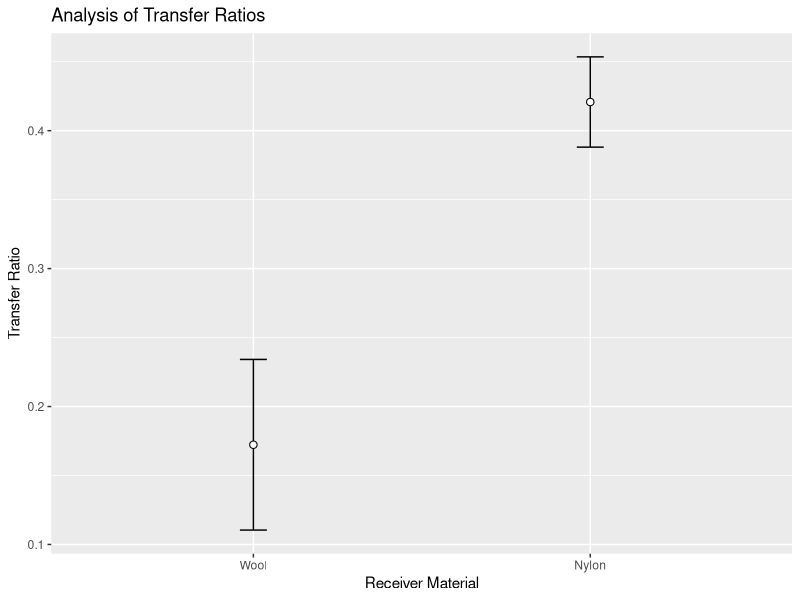
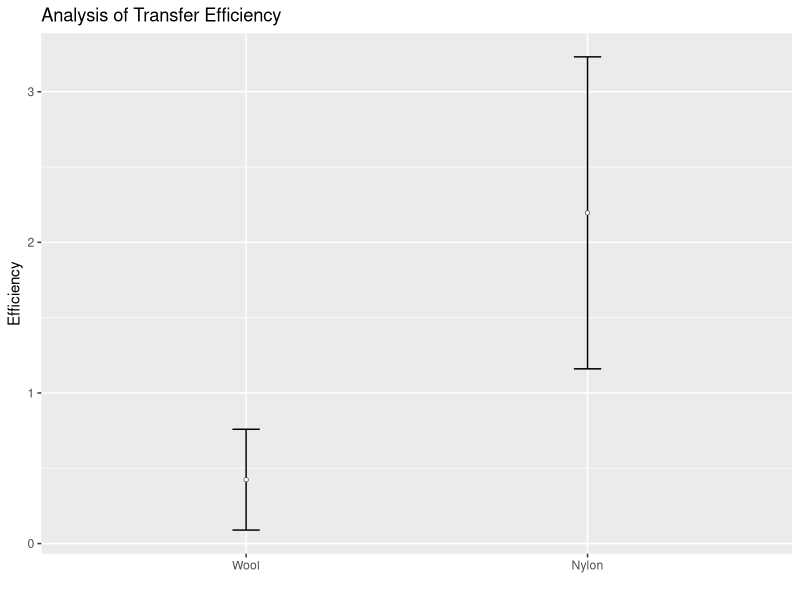
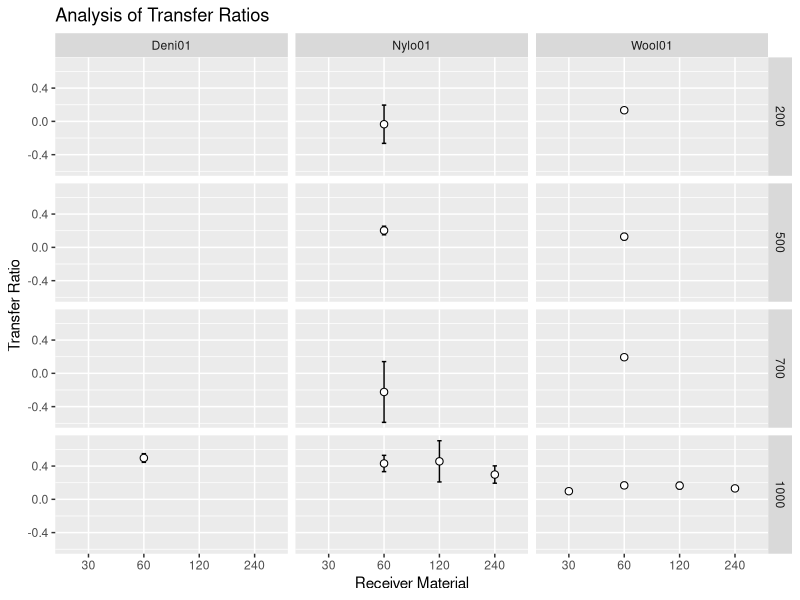
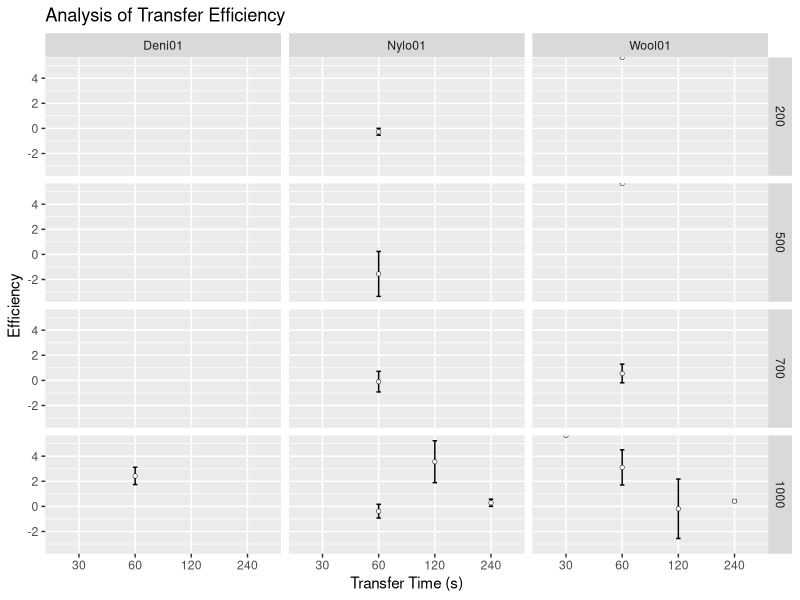
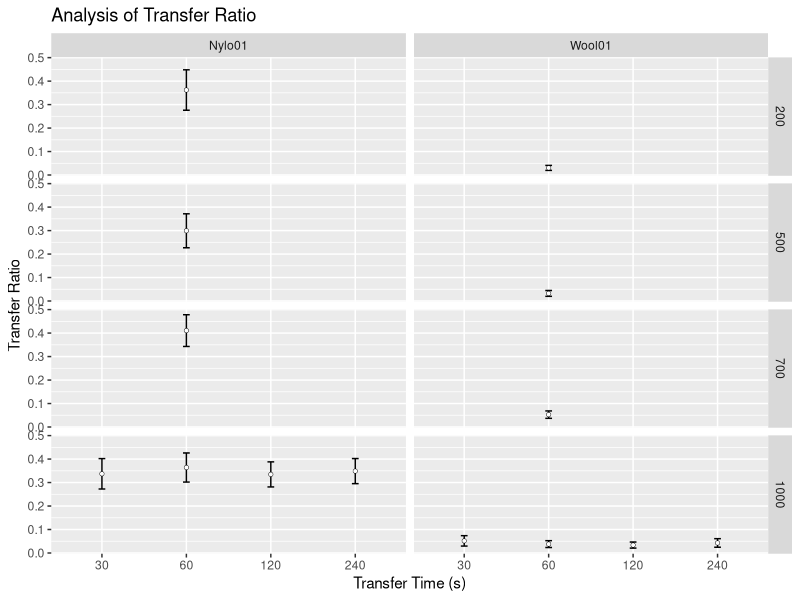
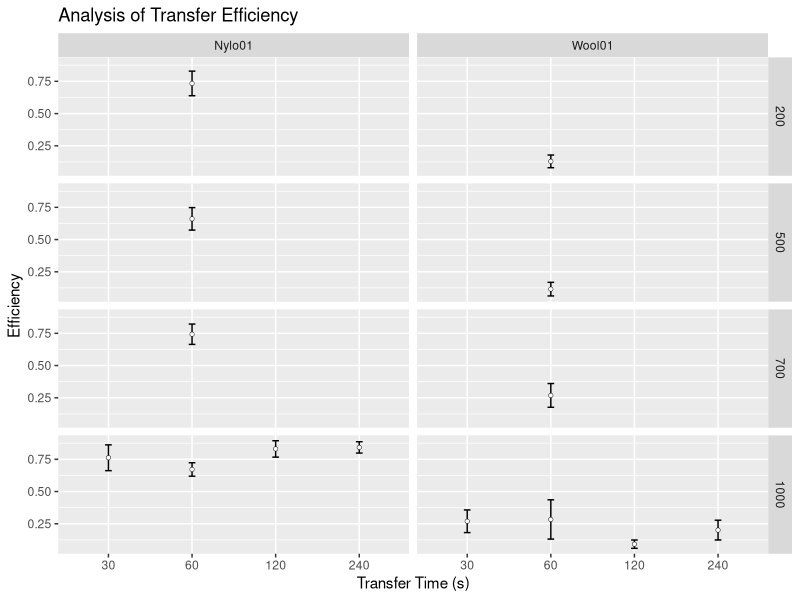
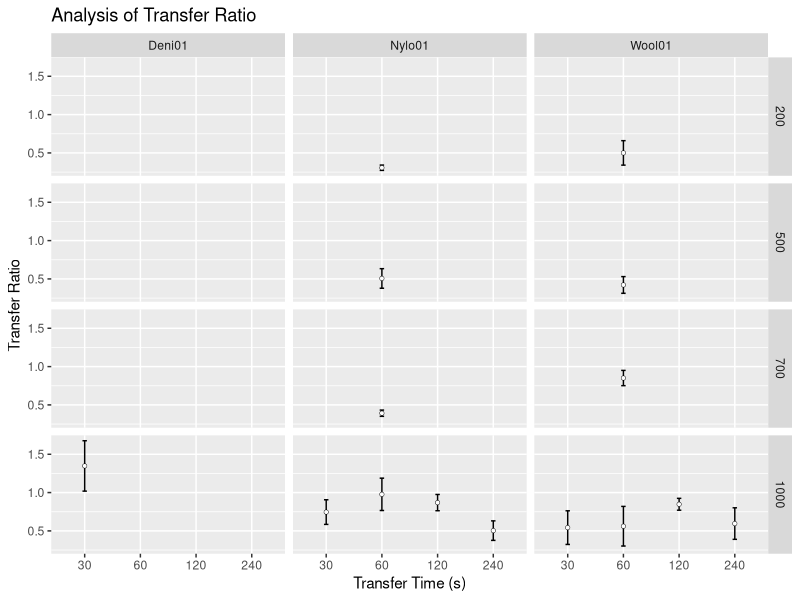
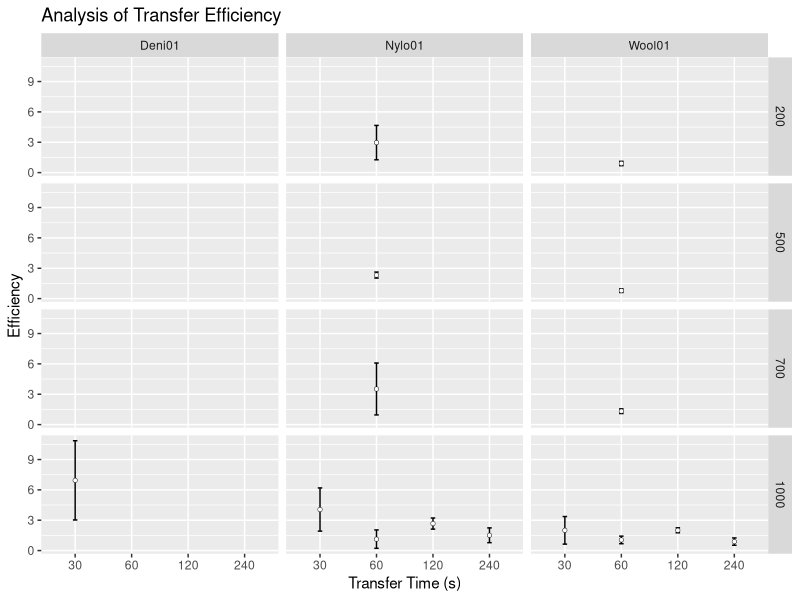

Write the R code that produced these figures, in order.
## ---- chunk 1
knitr::opts_chunk$set(echo = FALSE, message = FALSE, warning = FALSE)
# libraries
library(readxl)
library(plyr)
library(ggplot2)
library(forcats)
library(dplyr)
## ---- chunk 2
# functions
## Gives count, mean, standard deviation, standard error of the mean, and confidence interval (default 95%).
##   data: a data frame.
##   measurevar: the name of a column that contains the variable to be summariezed
##   groupvars: a vector containing names of columns that contain grouping variables
##   na.rm: a boolean that indicates whether to ignore NA's
##   conf.interval: the percent range of the confidence interval (default is 95%)
summarySE <- function(data=NULL, measurevar, groupvars=NULL, na.rm=FALSE,
                      conf.interval=.95, .drop=TRUE) {
    # New version of length which can handle NA's: if na.rm==T, don't count them
    length2 <- function (x, na.rm=FALSE) {
        if (na.rm) sum(!is.na(x))
        else       length(x)
    }

    # This does the summary. For each group's data frame, return a vector with
    # N, mean, and sd
    datac <- ddply(data, groupvars, .drop=.drop,
      .fun = function(xx, col) {
        c(N    = length2(xx[[col]], na.rm=na.rm),
          mean = mean   (xx[[col]], na.rm=na.rm),
          sd   = sd     (xx[[col]], na.rm=na.rm)
        )
      },
      measurevar
    )

    # Rename the "mean" column    
    datac <- plyr::rename(datac, c("mean" = measurevar))

    datac$se <- datac$sd / sqrt(datac$N)  # Calculate standard error of the mean

    # Confidence interval multiplier for standard error
    # Calculate t-statistic for confidence interval: 
    # e.g., if conf.interval is .95, use .975 (above/below), and use df=N-1
    ciMult <- qt(conf.interval/2 + .5, datac$N-1)
    datac$ci <- datac$se * ciMult

    return(datac)
}

## function to convert a (character) vector of 
## numbers into a factor ordered numerically
numericFactorOrder <- function(x) {
    
  u = unique(x)
  new.levels = u[order(as.numeric(u))]
  x = factor(x, levels=new.levels)
  return(x)
  
}

## calc std error
stdErr = function(x) {
  sd = sd(x)
  n = length(x)
  return(sd/sqrt(n))
}

## ---- chunk 3
# Read in ML's data
my.dat = read_xlsx("dat/20191030DatasetPaper.xlsx", sheet = "DataMl")

# only use the transfer experiments for Groups 1 & 2. Groups 3-6 are not 
# clear in what they are and don't fit with the rest. Mostly Persistence?
# TODO - deal with Groups 3-6 later
transfer.dat = my.dat %>% filter(Time == "00000" & Group %in% c(1,2)) %>%
  select(c("Substrate", "ObsType", "Count", "Mass", "Duration", "Group", "Repeat")) %>%
  rename(ObservationType = ObsType, 
         TransferTime = Duration,
         Experiment = Group,
         Replicate = Repeat)

knitr::kable(head(transfer.dat, 20), caption = "'Head' of ML's Transfer Data")

## ---- chunk 4

# fix column types
transfer.dat$Count = as.numeric(transfer.dat$Count)
transfer.dat$Experiment = as.character(transfer.dat$Experiment)
transfer.dat$Replicate = as.character(transfer.dat$Replicate)

# add a photoID column to keep track of which datapoint is which
photo.id = rep(paste0("P", seq(1:5)), as.integer(nrow(transfer.dat)/5+1))
transfer.dat = data.frame(PhotoID = photo.id[1:nrow(transfer.dat)], transfer.dat)

# split out each set of photos...
p1 = transfer.dat %>% filter(PhotoID == "P1") %>% select(Mass,TransferTime,Substrate,Experiment,Replicate,Count)
p2 = transfer.dat %>% filter(PhotoID == "P2") %>% select(Mass,TransferTime,Substrate,Experiment,Replicate,Count)
p3 = transfer.dat %>% filter(PhotoID == "P3") %>% select(Mass,TransferTime,Substrate,Experiment,Replicate,Count)
p4 = transfer.dat %>% filter(PhotoID == "P4") %>% select(Mass,TransferTime,Substrate,Experiment,Replicate,Count)
p5 = transfer.dat %>% filter(PhotoID == "P5") %>% select(Mass,TransferTime,Substrate,Experiment,Replicate,Count)

# ...and merge
merge.dat = data.frame(p5[,c("Mass","TransferTime","Substrate","Experiment","Replicate")], p1$Count, p2$Count, p3$Count, p4$Count, p5$Count)
names(merge.dat) = c("Mass","TransferTime","Substrate","Experiment","Replicate","P1","P2","P3","P4","P5")

all.dat = cbind(Name = rep("A",nrow(merge.dat)), merge.dat)


# calculate the Transfer Ratios and Efficiencies
# NB: the summarise() function can be problematic here, if plyr is loaded
#     after dplyr. Check that first if this stops working.
final.dat = merge.dat %>% group_by(Mass, TransferTime, Experiment, Replicate) %>% summarise(Donor = P3 - P1, Receiver = P5 - P2, Donor_post = P3 - P4) %>% mutate(Ratio = Receiver/Donor, Efficiency = Receiver/Donor_post)

summ.dat = summarySE(final.dat, measurevar = "Ratio", groupvars = c("Experiment"))
ratio.dat = summ.dat[, -1]
ratio.dat = cbind(Mass = rep(1000,2), TransferTime = rep(60,2), Substrate = c("Wool01", "Nylo01"), ratio.dat)


knitr::kable(ratio.dat, caption = "Summary Data for ML Transfer Ratios")
## ---- chunk 5

ggplot(summ.dat, aes(x = Experiment, y = Ratio)) + 
  geom_point(size=2.2) +
  geom_errorbar(aes(ymin = Ratio-se, ymax = Ratio+se), width = 0.08) +
  geom_point(colour = "white") +
  scale_x_discrete(labels = c("Wool", "Nylon")) +
  labs(title = "Analysis of Transfer Ratios",
       x = "Receiver Material",
       y = "Transfer Ratio")

## ---- chunk 6

eff.dat = summarySE(final.dat, measurevar = "Efficiency", groupvars = c("Experiment"))

#eff.dat
ggplot(eff.dat, aes(x = Experiment, y = Efficiency)) + 
  geom_point(size=1) +
  geom_errorbar(aes(ymin = Efficiency-se, ymax = Efficiency+se), width = 0.08) +
  geom_point(colour = "white", size = 0.7) +
  scale_x_discrete(labels = c("Wool", "Nylon")) +
  labs(title = "Analysis of Transfer Efficiency",
       x = "",
       y = "Efficiency") 

## ---- chunk 7
# Read in SD's data
my.dat = read_xlsx("dat/20191030DatasetPaper.xlsx", sheet = "DataSd", trim_ws = TRUE)

# only use the transfer experiments for Groups 8-22. Groups 1-7 have no 
# count data and group 23 is incomplete, only one replicate
# TODO - deal with Groups 3-6 later
transfer.dat = my.dat %>% filter(Time == 0 & Group > 8 & Group < 23) %>% select(c("Substrate", "ObsType", "Count", "Mass", "Duration", "Group", "Repeat")) %>%
  rename(ObservationType = ObsType, 
         TransferTime = Duration,
         Experiment = Group,
         Replicate = Repeat)

knitr::kable(head(transfer.dat, 20), caption = "'Head' of SD's Transfer Data")

## ---- chunk 8

# fix column types
transfer.dat$Count = as.numeric(transfer.dat$Count)
transfer.dat$TransferTime = as.numeric(transfer.dat$TransferTime)
transfer.dat$Mass = as.numeric(transfer.dat$Mass)
transfer.dat$Experiment = as.character(transfer.dat$Experiment)
transfer.dat$Replicate = as.character(transfer.dat$Replicate)

# rename Denm01 to Deni01 to match others
transfer.dat[transfer.dat$Substrate == "Denm01", 1] <- "Deni01"

# add a photoID column to keep track of which datapoint is which
photo.id = rep(paste0("P", seq(1:5)), as.integer(nrow(transfer.dat)/5+1))
transfer.dat = data.frame(PhotoID = photo.id[1:nrow(transfer.dat)], transfer.dat)

# split out each set of photos...
p1 = transfer.dat %>% filter(PhotoID == "P1") %>% select(Mass,TransferTime,Substrate,Experiment,Replicate,Count)
p2 = transfer.dat %>% filter(PhotoID == "P2") %>% select(Mass,TransferTime,Substrate,Experiment,Replicate,Count)
p3 = transfer.dat %>% filter(PhotoID == "P3") %>% select(Mass,TransferTime,Substrate,Experiment,Replicate,Count)
p4 = transfer.dat %>% filter(PhotoID == "P4") %>% select(Mass,TransferTime,Substrate,Experiment,Replicate,Count)
p5 = transfer.dat %>% filter(PhotoID == "P5") %>% select(Mass,TransferTime,Substrate,Experiment,Replicate,Count)

# ...and merge
merge.dat = data.frame(p5[,c("Mass","TransferTime","Substrate","Experiment","Replicate")], p1$Count, p2$Count, p3$Count, p4$Count, p5$Count)
names(merge.dat) = c("Mass","TransferTime","Substrate","Experiment","Replicate","P1","P2","P3","P4","P5")

all.dat = rbind(all.dat, data.frame(Name = rep("B",nrow(merge.dat)), merge.dat))

# calculate the Transfer Ratios and Efficiencies
# NB: the summarise() function can be problematic here, if plyr is loaded
#     after dplyr. Check that first if this stops working.
final.dat = merge.dat %>% group_by(Mass, TransferTime, Substrate, Replicate) %>% summarise(Donor = P3 - P1, Receiver = P5 - P2, Donor_post = P3 - P4) %>% mutate(Ratio = Receiver/Donor, Efficiency = Receiver/Donor_post)

ratio.dat = summarySE(final.dat, measurevar = "Ratio", groupvars = c("Mass", "TransferTime", "Substrate"))

knitr::kable(ratio.dat, caption = "Summary Data for ML Transfer Ratios")
## ---- chunk 9

ggplot(ratio.dat, aes(x = numericFactorOrder(TransferTime), y = Ratio)) + 
  geom_point(size=2.2) +
  geom_errorbar(aes(ymin = Ratio-se, ymax = Ratio+se), width = 0.08) +
  geom_point(colour = "white") +
  labs(title = "Analysis of Transfer Ratios",
       x = "Receiver Material",
       y = "Transfer Ratio") +
  facet_grid(numericFactorOrder(Mass) ~ Substrate)


## ---- chunk 10

eff.dat = summarySE(final.dat, measurevar = "Efficiency", groupvars = c("Mass","TransferTime","Substrate"))
knitr::kable(eff.dat, caption = "Efficiency data for SD")

ggplot(eff.dat, aes(x = numericFactorOrder(TransferTime), y = Efficiency)) + 
  geom_point(size=1) +
  geom_errorbar(aes(ymin = Efficiency-se, ymax = Efficiency+se), width = 0.08) +
  geom_point(colour = "white", size = 0.7) +
#  scale_x_discrete(labels = c("Wool", "Nylon")) +
  labs(title = "Analysis of Transfer Efficiency",
       x = "Transfer Time (s)",
       y = "Efficiency") +
  facet_grid(numericFactorOrder(Mass) ~ Substrate)


## ---- chunk 11
# Read in Bh's data
my.dat = read_xlsx("dat/NorBhCleanDataset.xlsx", sheet = "Data", trim_ws = TRUE, col_types = "text")

# Fix the column name for Time - seems to have extra spaces
my.dat = rename(my.dat, Mass = `Mass (g)`)
my.dat = rename(my.dat, TransferTime = `TransferTime (s)`)
my.dat = rename(my.dat, PersistenceTime = `PersistenceTime (min)`)
#colnames(my.dat)

# only use the Transfer data (PersistenceTime == "0") 
transfer.dat = my.dat %>% filter(PersistenceTime == 0) %>% select(c("Substrate", "ObservationType", "Count", "Mass", "TransferTime", "Experiment", "Replicate")) 

knitr::kable(head(transfer.dat,20), caption = "'Head' of BH's Transfer Data")

## ---- chunk 12
# fix column types
transfer.dat$Count = as.numeric(transfer.dat$Count)
transfer.dat$Experiment = as.character(transfer.dat$Experiment)
transfer.dat$Replicate = as.character(transfer.dat$Replicate)

# add a photoID column to keep track of which datapoint is which
photo.id = rep(paste0("P", seq(1:5)), as.integer(nrow(transfer.dat)/5+1))
transfer.dat = data.frame(PhotoID = photo.id[1:nrow(transfer.dat)], transfer.dat)

# split out each set of photos...
p1 = transfer.dat %>% filter(PhotoID == "P1") %>% select(Mass,TransferTime,Substrate,Experiment,Replicate,Count)
p2 = transfer.dat %>% filter(PhotoID == "P2") %>% select(Mass,TransferTime,Substrate,Experiment,Replicate,Count)
p3 = transfer.dat %>% filter(PhotoID == "P3") %>% select(Mass,TransferTime,Substrate,Experiment,Replicate,Count)
p4 = transfer.dat %>% filter(PhotoID == "P4") %>% select(Mass,TransferTime,Substrate,Experiment,Replicate,Count)
p5 = transfer.dat %>% filter(PhotoID == "P5") %>% select(Mass,TransferTime,Substrate,Experiment,Replicate,Count)

# ...and merge
merge.dat = data.frame(p5[,c("Mass","TransferTime","Substrate","Experiment","Replicate")], p1$Count, p2$Count, p3$Count, p4$Count, p5$Count)
names(merge.dat) = c("Mass","TransferTime","Substrate","Experiment","Replicate","P1","P2","P3","P4","P5")

all.dat = rbind(all.dat, data.frame(Name = rep("C",nrow(merge.dat)), merge.dat))

# calculate the Transfer Ratios and Efficiencies
# NB: the summarise() function can be problematic here, if plyr is loaded
#     after dplyr. Check that first if this stops working.
final.dat = merge.dat %>% group_by(Mass, TransferTime, Substrate, Replicate) %>% summarise(Donor = P3 - P1, Receiver = P5 - P2, Donor_post = P3 - P4) %>% mutate(Ratio = Receiver/Donor, Efficiency = Receiver/Donor_post)

ratio.dat = summarySE(final.dat, measurevar = "Ratio", groupvars = c("Mass","TransferTime","Substrate"))

knitr::kable(ratio.dat, caption = "Summary Data for BH Transfer Ratios")
## ---- chunk 13

ggplot(ratio.dat, aes(x = numericFactorOrder(TransferTime), y = Ratio)) + 
  geom_point(size=1) +
  geom_errorbar(aes(ymin = Ratio-se, ymax = Ratio+se), width = 0.08) +
  geom_point(colour = "white", size = 0.7) +
#  scale_x_discrete(labels = c("Wool", "Nylon")) +
  labs(title = "Analysis of Transfer Ratio",
       x = "Transfer Time (s)",
       y = "Transfer Ratio") +
  facet_grid(numericFactorOrder(Mass) ~ Substrate)


## ---- chunk 14

eff.dat = summarySE(final.dat, measurevar = "Efficiency", groupvars = c("Mass","TransferTime","Substrate"))

knitr::kable(eff.dat, caption = "Efficiency data for SD")

ggplot(eff.dat, aes(x = numericFactorOrder(TransferTime), y = Efficiency)) + 
  geom_point(size=1) +
  geom_errorbar(aes(ymin = Efficiency-se, ymax = Efficiency+se), width = 0.08) +
  geom_point(colour = "white", size = 0.7) +
#  scale_x_discrete(labels = c("Wool", "Nylon")) +
  labs(title = "Analysis of Transfer Efficiency",
       x = "Transfer Time (s)",
       y = "Efficiency") +
  facet_grid(numericFactorOrder(Mass) ~ Substrate)


## ---- chunk 15
# Read in Sg's data
my.dat = read_xlsx("dat/StrSgCleanDataset.xlsx", sheet = "Data", trim_ws = TRUE, col_types = "text")

# Fix the column name for Time - seems to have extra spaces
my.dat = rename(my.dat, Mass = `Mass (g)`)
my.dat = rename(my.dat, TransferTime = `TransferTime (s)`)
my.dat = rename(my.dat, PersistenceTime = `PersistenceTime (min)`)
#colnames(my.dat)

# only use the Transfer data (PersistenceTime == "0") 
transfer.dat = my.dat %>% filter(PersistenceTime == 0) %>% select(c("Substrate", "ObservationType", "Count", "Mass", "TransferTime", "Experiment", "Replicate"))

# also remove expt 16 as it is incomplete
transfer.dat = transfer.dat[as.numeric(transfer.dat$Experiment) < 16,]

knitr::kable(head(transfer.dat,20), caption = "'Head' of SG's Transfer Data")

## ---- chunk 16
# fix column types
transfer.dat$Count = as.numeric(transfer.dat$Count)
transfer.dat$Experiment = as.character(transfer.dat$Experiment)
transfer.dat$Replicate = as.character(transfer.dat$Replicate)

# add a photoID column to keep track of which datapoint is which
photo.id = rep(paste0("P", seq(1:5)), as.integer(nrow(transfer.dat)/5+1))
transfer.dat = data.frame(PhotoID = photo.id[1:nrow(transfer.dat)], transfer.dat)

# split out each set of photos...
p1 = transfer.dat %>% filter(PhotoID == "P1") %>% select(Mass,TransferTime,Substrate,Experiment,Replicate,Count)
p2 = transfer.dat %>% filter(PhotoID == "P2") %>% select(Mass,TransferTime,Substrate,Experiment,Replicate,Count)
p3 = transfer.dat %>% filter(PhotoID == "P3") %>% select(Mass,TransferTime,Substrate,Experiment,Replicate,Count)
p4 = transfer.dat %>% filter(PhotoID == "P4") %>% select(Mass,TransferTime,Substrate,Experiment,Replicate,Count)
p5 = transfer.dat %>% filter(PhotoID == "P5") %>% select(Mass,TransferTime,Substrate,Experiment,Replicate,Count)

# ...and merge
merge.dat = data.frame(p5[,c("Mass","TransferTime","Substrate","Experiment","Replicate")], p1$Count, p2$Count, p3$Count, p4$Count, p5$Count)
names(merge.dat) = c("Mass","TransferTime","Substrate","Experiment","Replicate","P1","P2","P3","P4","P5")

all.dat = rbind(all.dat, data.frame(Name = rep("D",nrow(merge.dat)), merge.dat))

# calculate the Transfer Ratios and Efficiencies
# NB: the summarise() function can be problematic here, if plyr is loaded
#     after dplyr. Check that first if this stops working.
final.dat = merge.dat %>% group_by(Mass, TransferTime, Substrate, Replicate) %>% summarise(Donor = P3 - P1, Receiver = P5 - P2, Donor_post = P3 - P4) %>% mutate(Ratio = Receiver/Donor, Efficiency = Receiver/Donor_post)

ratio.dat = summarySE(final.dat, measurevar = "Ratio", groupvars = c("Mass","TransferTime","Substrate"))

knitr::kable(ratio.dat, caption = "Summary Data for SG Transfer Ratios")
## ---- chunk 17

ggplot(ratio.dat, aes(x = numericFactorOrder(TransferTime), y = Ratio)) + 
  geom_point(size=1) +
  geom_errorbar(aes(ymin = Ratio-se, ymax = Ratio+se), width = 0.08) +
  geom_point(colour = "white", size = 0.7) +
#  scale_x_discrete(labels = c("Wool", "Nylon")) +
  labs(title = "Analysis of Transfer Ratio",
       x = "Transfer Time (s)",
       y = "Transfer Ratio") +
  facet_grid(numericFactorOrder(Mass) ~ Substrate)


## ---- chunk 18

eff.dat = summarySE(final.dat, measurevar = "Efficiency", groupvars = c("Mass","TransferTime","Substrate"))
eff.dat = cbind(Name = rep("D", nrow(eff.dat)), eff.dat)

knitr::kable(eff.dat, caption = "Efficiency data for SG")

ggplot(eff.dat, aes(x = numericFactorOrder(TransferTime), y = Efficiency)) + 
  geom_point(size=1) +
  geom_errorbar(aes(ymin = Efficiency-se, ymax = Efficiency+se), width = 0.08) +
  geom_point(colour = "white", size = 0.7) +
#  scale_x_discrete(labels = c("Wool", "Nylon")) +
  labs(title = "Analysis of Transfer Efficiency",
       x = "Transfer Time (s)",
       y = "Efficiency") +
  facet_grid(numericFactorOrder(Mass) ~ Substrate)


## ---- chunk 19
# Read in Em's data
my.dat = read_xlsx("dat/StrEmCleanDataset.xlsx", sheet = "DataEm", trim_ws = TRUE, col_types = "text")

# Fix the column name for Time - seems to have extra spaces
my.dat = rename(my.dat, Mass = `Mass (g)`)
my.dat = rename(my.dat, TransferTime = `TransferTime (s)`)
my.dat = rename(my.dat, PersistenceTime = `PersistenceTime (min)`)
#colnames(my.dat)

# only use the Transfer data (PersistenceTime == "0") 
transfer.dat = my.dat %>% filter(PersistenceTime == 0) %>% select(c("Substrate", "ObservationType", "Count", "Mass", "TransferTime", "Experiment", "Replicate", "Note"))

# also remove expt 16 as it is incomplete
#transfer.dat = transfer.dat[as.numeric(transfer.dat$Experiment) < 16,]

knitr::kable(head(transfer.dat, 20), caption = "'Head' of EM's Transfer Data")

## ---- chunk 20
# fix column types
transfer.dat$Count = as.numeric(transfer.dat$Count)
transfer.dat$Experiment = as.character(transfer.dat$Experiment)
transfer.dat$Replicate = as.character(transfer.dat$Replicate)

# add a photoID column to keep track of which datapoint is which
photo.id = rep(paste0("P", seq(1:5)), as.integer(nrow(transfer.dat)/5+1))
transfer.dat = data.frame(PhotoID = photo.id[1:nrow(transfer.dat)], transfer.dat)

# split out each set of photos...
p1 = transfer.dat %>% filter(PhotoID == "P1") %>% select(Mass,TransferTime,Substrate,Experiment,Replicate,Note,Count)
p2 = transfer.dat %>% filter(PhotoID == "P2") %>% select(Mass,TransferTime,Substrate,Experiment,Replicate,Note,Count)
p3 = transfer.dat %>% filter(PhotoID == "P3") %>% select(Mass,TransferTime,Substrate,Experiment,Replicate,Note,Count)
p4 = transfer.dat %>% filter(PhotoID == "P4") %>% select(Mass,TransferTime,Substrate,Experiment,Replicate,Note,Count)
p5 = transfer.dat %>% filter(PhotoID == "P5") %>% select(Mass,TransferTime,Substrate,Experiment,Replicate,Note,Count)

# ...and merge
merge.dat = data.frame(p5[,c("Mass","TransferTime","Substrate","Experiment","Replicate", "Note")], p1$Count, p2$Count, p3$Count, p4$Count, p5$Count)
names(merge.dat) = c("Mass","TransferTime","Substrate","Experiment","Replicate", "Note","P1","P2","P3","P4","P5")

# this is a little more complicated as need select only C1
# data and then remove the note column before combining
# with the other datasets
em.dat = merge.dat[merge.dat$Note == 'C1',]
em.dat = em.dat[, -6]
all.dat = rbind(all.dat, data.frame(Name = rep("E",nrow(em.dat)), em.dat))

# calculate the Transfer Ratios and Efficiencies
# NB: the summarise() function can be problematic here, if plyr is loaded
#     after dplyr. Check that first if this stops working.
final.dat = merge.dat %>% group_by(Mass, TransferTime, Experiment, Substrate, Replicate, Note) %>% summarise(Donor = P3 - P1, Receiver = P5 - P2, Donor_post = P3 - P4) %>% mutate(Ratio = Receiver/Donor, Efficiency = Receiver/Donor_post)

ratio.dat = summarySE(final.dat, measurevar = "Ratio", groupvars = c("Mass","TransferTime","Substrate", "Experiment", "Note"))
# remove experimental conditions with < 2 replicates.
ratio.dat = ratio.dat[ratio.dat$N > 1,]

knitr::kable(ratio.dat, caption = "Summary Data for EM Transfer Ratios")
## ---- chunk 21

ggplot(ratio.dat[ratio.dat$Note == 'C1',], aes(x = numericFactorOrder(TransferTime), y = Ratio)) + 
  geom_point(size=1) +
  geom_errorbar(aes(ymin = Ratio-se, ymax = Ratio+se), width = 0.08) +
  geom_point(colour = "white", size = 0.7) +
#  scale_x_discrete(labels = c("Wool", "Nylon")) +
  labs(title = "Analysis of Transfer Ratio - C1",
       x = "Transfer Time (s)",
       y = "Transfer Ratio") +
  facet_grid(numericFactorOrder(Mass) ~ Substrate)

ggplot(ratio.dat[ratio.dat$Note == 'C2',], aes(x = numericFactorOrder(TransferTime), y = Ratio)) + 
  geom_point(size=1) +
  geom_errorbar(aes(ymin = Ratio-se, ymax = Ratio+se), width = 0.08) +
  geom_point(colour = "white", size = 0.7) +
#  scale_x_discrete(labels = c("Wool", "Nylon")) +
  labs(title = "Analysis of Transfer Ratio - C2",
       x = "Transfer Time (s)",
       y = "Transfer Ratio") +
  facet_grid(numericFactorOrder(Mass) ~ Substrate)


## ---- chunk 22

eff.dat = summarySE(final.dat, measurevar = "Efficiency", groupvars = c("Mass","TransferTime","Substrate"))

knitr::kable(eff.dat, caption = "Efficiency data for EM")

ggplot(eff.dat, aes(x = numericFactorOrder(TransferTime), y = Efficiency)) + 
  geom_point(size=1) +
  geom_errorbar(aes(ymin = Efficiency-se, ymax = Efficiency+se), width = 0.08) +
  geom_point(colour = "white", size = 0.7) +
#  scale_x_discrete(labels = c("Wool", "Nylon")) +
  labs(title = "Analysis of Transfer Efficiency",
       x = "Transfer Time (s)",
       y = "Efficiency") +
  facet_grid(numericFactorOrder(Mass) ~ Substrate)


## ---- chunk 23

all.dat$Mass = as.numeric(all.dat$Mass)
all.dat$TransferTime = as.numeric(all.dat$TransferTime)


# calc transfer ratios and efficiencies
all.final = all.dat %>% group_by(Name, Mass, TransferTime, Experiment, Substrate, Replicate) %>%
  summarise(Donor = P3 - P1, Receiver = P5 - P2, Donor_post = P3 - P4) %>% mutate(Ratio = Receiver/Donor, Efficiency = Receiver/Donor_post)

# aggregate over replicates
all.ratio = all.final %>% 
  group_by(Name, Mass, TransferTime, Substrate) %>%
  summarise(N = n(), ratio = mean(Ratio), se = stdErr(Ratio))

wool.dat = all.ratio %>% filter(Mass == 1000 & Substrate == "Wool01")
#wool.dat

mytheme = theme_minimal() +
  theme(panel.grid.minor = element_blank(),
        panel.grid.major.x = element_blank(),
        axis.title = element_text(size = 13, face = "bold"),
        axis.text = element_text(size = 11),
        legend.title = element_blank())


ggplot(wool.dat[wool.dat$TransferTime != '10',], aes(x=numericFactorOrder(TransferTime), y = ratio, group = Name, colour = Name, shape=Name)) +
  geom_point(size = 2, position = position_dodge(0.3)) +
  geom_errorbar(aes(ymin = ratio-se, ymax = ratio+se), width = 0.08, position = position_dodge(0.3)) +
  scale_shape_manual(values = c(0, 1, 2, 5, 6)) +
  labs(title = "Transfer Ratio for Cotton to Wool",
       subtitle = "For 1000g Mass",
       x = "Transfer Time (s)",
       y = "Transfer Ratio") +
  mytheme

ggsave("fig1.png")

## ---- chunk 24

nylon.dat = all.ratio %>% filter(Mass == 1000 & Substrate == "Nylo01")
#nylon.dat

ggplot(nylon.dat[nylon.dat$TransferTime != '10',], aes(x=numericFactorOrder(TransferTime), y = ratio, group = Name, colour = Name, shape=Name)) +
  geom_point(size = 2, position = position_dodge(0.3)) +
  geom_errorbar(aes(ymin = ratio-se, ymax = ratio+se), width = 0.08, position = position_dodge(0.3)) +
  scale_shape_manual(values = c(0, 1, 2, 5, 6)) +
  labs(title = "Transfer Ratio for Cotton to Nylon",
       subtitle = "For 1000g Mass",
       x = "Transfer Time (s)",
       y = "Transfer Ratio") +
  mytheme

ggsave("fig2.png")

## ---- chunk 25

wool60.dat = all.ratio %>% filter(TransferTime == 60 & Substrate == "Wool01")
#wool60.dat

ggplot(wool60.dat, aes(x=numericFactorOrder(Mass), y = ratio, group = Name, colour = Name, shape=Name)) +
  geom_point(position = position_dodge(0.3)) +
  geom_errorbar(aes(ymin = ratio-se, ymax = ratio+se), width = 0.08, position = position_dodge(0.3)) +
  scale_shape_manual(values = c(0, 1, 2, 5, 6)) +
  labs(title = "Transfer Ratio for Cotton to Wool",
       subtitle = "For 60s Transfer Time",
       x = "Mass (g)",
       y = "Transfer Ratio") +
  mytheme

ggsave("fig3.png")

## ---- chunk 26

nylon60.dat = all.ratio %>% filter(TransferTime == 60 & Substrate == "Nylo01")
#nylon60.dat

ggplot(nylon60.dat, aes(x=numericFactorOrder(Mass), y = ratio, group = Name, colour = Name, shape=Name)) +
  geom_point(position = position_dodge(0.3)) +
  geom_errorbar(aes(ymin = ratio-se, ymax = ratio+se), width = 0.08, position = position_dodge(0.3)) +
  scale_shape_manual(values = c(0, 1, 2, 5, 6)) +
  labs(title = "Transfer Ratio for Cotton to Nylon",
       subtitle = "For 60s Transfer Time",
       x = "Mass (g)",
       y = "Transfer Ratio") +
  mytheme

ggsave("fig4.png")

## ---- chunk 27

# plot boxplots
ggplot(all.ratio %>% 
  filter(Substrate != "Deni01"), aes(x=Name, y=ratio, fill = Substrate)) +
  geom_boxplot() +
  labs(title = "Transfer Ratio by Experiment and Substrate",
       x = "Experiment",
       y = "Transfer Ratio") +
  mytheme

ggsave("fig5.png")
#kruskal.test(Ratio ~ Substrate, data = all.ratio.tmp)
## ---- chunk 28

ggplot(all.dat, aes(x=P3)) + geom_density() +
  labs(title = "Distribution of Particle Counts",
       substitle = "Photo 3",
       x = "") +
  facet_grid(Name ~ ., scales = "free_y")

## ---- chunk 29

# for better labelling add a new mass column with a 'g'
all.ratio$Massg = paste0(all.ratio$Mass, "g")

ggplot(all.ratio, aes(x = numericFactorOrder(TransferTime), y = ratio, group = Name, colour = Name)) + 
  geom_point(size=1, position = position_dodge(0.3)) +
  geom_errorbar(aes(ymin = ratio-se, ymax = ratio+se), width = 0.08, position = position_dodge(0.3)) +
#  geom_point(colour = "white", size = 0.7, position = position_dodge(0.2)) +
#  scale_x_discrete(labels = c("Wool", "Nylon")) +
  labs(title = "Analysis of Transfer Ratio",
       x = "Transfer Time (s)",
       y = "Transfer Ratio") +
  facet_grid(fct_reorder(Massg, Mass) ~ Substrate) +
  mytheme +
  theme(strip.background = element_rect(fill = "lightblue", colour = "black"))


## ---- chunk 30

# first calc the efficiency data
all.eff = all.final %>% 
  group_by(Name, Mass, TransferTime, Substrate) %>%
  summarise(N = n(), efficiency = mean(Efficiency), se = stdErr(Efficiency))


nylon.eff.dat = all.eff %>% filter(Mass == 1000 & Substrate == "Nylo01")
#nylon.eff.dat

ggplot(nylon.eff.dat[nylon.eff.dat$TransferTime != '10',], aes(x=numericFactorOrder(TransferTime), y = efficiency, group = Name, colour = Name, shape=Name)) +
  geom_point(size = 2, position = position_dodge(0.3)) +
  geom_errorbar(aes(ymin = efficiency-se, ymax = efficiency+se), width = 0.08, position = position_dodge(0.3)) +
  scale_shape_manual(values = c(0, 1, 2, 5, 6)) +
  labs(title = "Transfer Efficiency for Cotton to Nylon",
       subtitle = "For 1000g Mass",
       x = "Transfer Time (s)",
       y = "Transfer Efficiency") +
  mytheme

ggsave("fig5.png")

## ---- chunk 31

wool.eff.dat = all.eff %>% filter(Mass == 1000 & Substrate == "Wool01")
#nylon.eff.dat

ggplot(wool.eff.dat[wool.eff.dat$TransferTime != '10',], aes(x=numericFactorOrder(TransferTime), y = efficiency, group = Name, colour = Name, shape=Name)) +
  geom_point(size = 2, position = position_dodge(0.3)) +
  geom_errorbar(aes(ymin = efficiency-se, ymax = efficiency+se), width = 0.08, position = position_dodge(0.3)) +
  scale_shape_manual(values = c(0, 1, 2, 5, 6)) +
  labs(title = "Transfer Efficiency for Cotton to Wool",
       subtitle = "For 1000g Mass",
       x = "Transfer Time (s)",
       y = "Transfer Efficiency") +
  mytheme

## ---- chunk 32

all.eff$Massg = paste0(all.eff$Mass, "g")

ggplot(all.eff, aes(x = numericFactorOrder(TransferTime), y = efficiency, group = Name, colour = Name)) + 
  geom_point(size=1, position = position_dodge(0.3)) +
  geom_errorbar(aes(ymin = efficiency-se, ymax = efficiency+se), width = 0.08, position = position_dodge(0.3)) +
#  geom_point(colour = "white", size = 0.7, position = position_dodge(0.2)) +
#  scale_x_discrete(labels = c("Wool", "Nylon")) +
  labs(title = "Analysis of Transfer Efficiency",
       x = "Transfer Time (s)",
       y = "Transfer Efficiency") +
  facet_grid(fct_reorder(Massg, Mass) ~ Substrate) +
  mytheme +
  theme(strip.background = element_rect(fill = "lightblue", colour = "black"))


